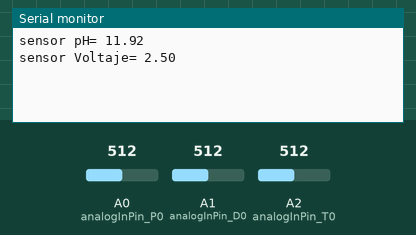
Simulated run of this sketch. Board: Arduino Uno, built with avr-gcc and run on an emulated ATmega328P. On the bench: the last lines printed to the serial monitor. The test bench sets the inputs (shaded band); at power-on: A0 (analogInPin_P0) = 512, A1 (analogInPin_D0) = 512, A2 (analogInPin_T0) = 512.

Above: at 1.2 s.
1.3 s: A0 (analogInPin_P0) set to 716
At 2.0 s:
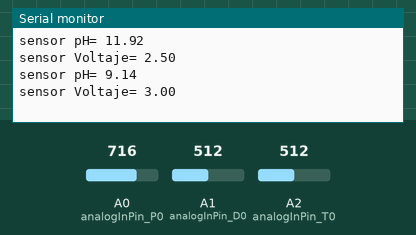
2.8 s: A0 (analogInPin_P0) set to 900
At 4.8 s:
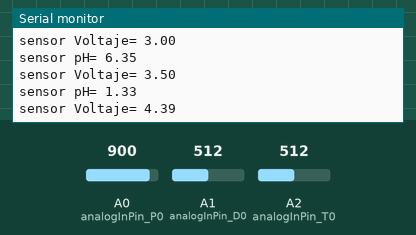
Timing chart, 0 to 6.3 s (numbered marks = the images above; inputs shaded):
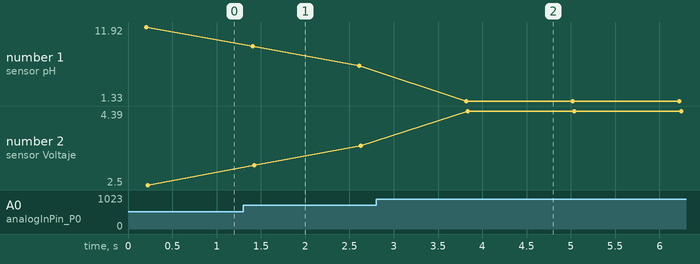

The sketch:

pHmeter.ino
```cpp
//https://www.arduinolibraries.info/libraries/p-h-probe-interface
//https://www.sparkyswidgets.com/portfolio-item/ph-probe-interface/
//http://scidle.com/es/como-usar-un-sensor-de-ph-con-arduino/
//Calibracion
// volt   pH
//  3.95   4
//  3.29   7
//  2.9    10

const int analogInPin_P0 = 0;
const int analogInPin_D0 = 1;
const int analogInPin_T0 = 2;

int sensorValue = 0;
unsigned long int avgValue;
float b, tempValue, pHlmValue;
int buf[10], temp;
void setup() {
 Serial.begin(9600);
}

void loop() {
 for(int i=0;i<10;i++)
 {
  buf[i]    = analogRead(analogInPin_P0);
  pHlmValue = analogRead(analogInPin_D0);
  tempValue = analogRead(analogInPin_T0);
  delay(20);
 }
 for(int i=0;i<9;i++)
 {
  for(int j=i+1;j<10;j++)
  {
   if(buf[i]>buf[j])
   {
    temp=buf[i];
    buf[i]=buf[j];
    buf[j]=temp;
   }
  }
 }
 avgValue=0;


 for(int i=2;i<8;i++)
 avgValue+=buf[i];
 float pHVol=(float)avgValue*5.0/1024/6;
 float pHValue = -5.5911*pHVol + 25.898;

 Serial.print("sensor pH= ");
 Serial.println(pHValue);

 Serial.print("sensor Voltaje= ");
 Serial.println(pHVol);

 //Serial.print("Limite de pH= ");
 //Serial.println(pHlmValue);

 //Serial.print("Temp = ");
 //Serial.println(tempValue);

 delay(1000);
}
```

Measured:
- after the input at 1.3 s, the serial monitor: prints a new line after 0.11 s (image 1)
- after the input at 2.8 s, the serial monitor: prints a new line after 1.0 s (image 2)
- plotted number 1: 11.92 → 6.35 after the input at 1.3 s, 6.35 → 1.33 after the input at 2.8 s
- plotted number 2: 2.5 → 3.5 after the input at 1.3 s, 3.5 → 4.39 after the input at 2.8 s
